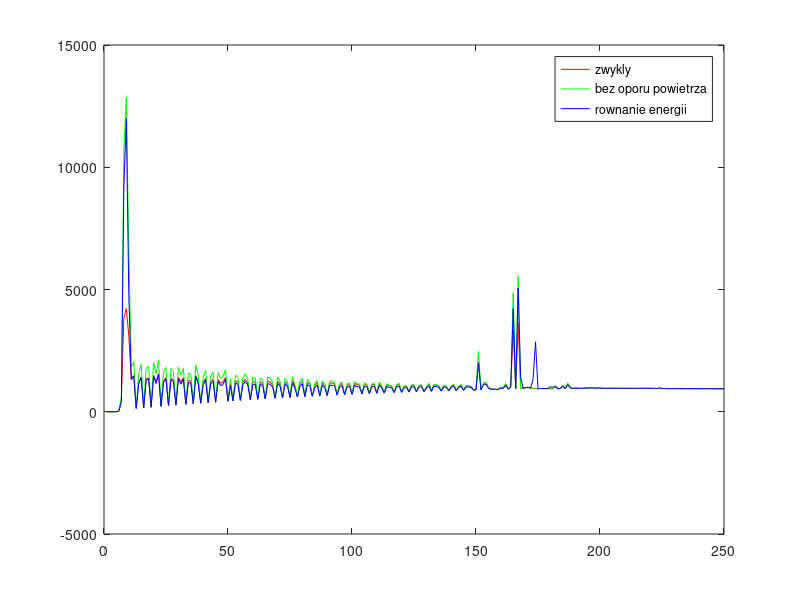

Reproduce this figure in MATLAB.
clear all;

t = 0:0.1:25;

normal = fopen('data_sim_przed.txt','r');
noAir = fopen('data_sim_po.txt','r');
energy = fopen('data_sim_energy_equation.txt','r');

formatSpec = '%f';
A = fscanf(normal,formatSpec);
B = fscanf(noAir,formatSpec);
C = fscanf(energy,formatSpec);

figure();
plot(A, 'r');
hold on;
plot(B, 'g');
hold on;
plot(C, 'b');
hold on;
leg = {'zwykly'; 'bez oporu powietrza'; 'rownanie energii'};
legend(leg);